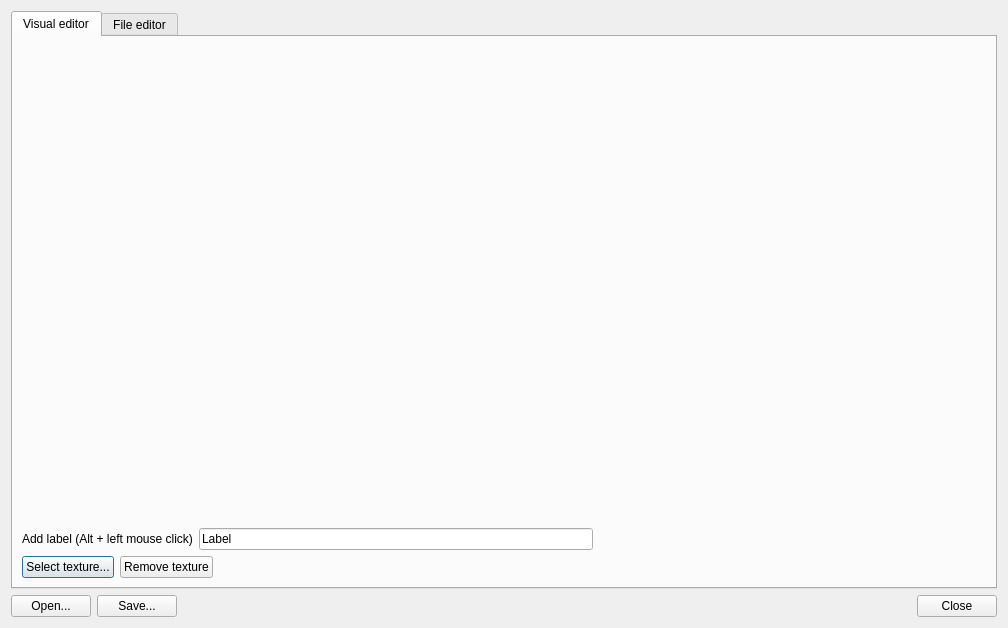
<?xml version="1.0" encoding="UTF-8"?>
<ui version="4.0">
 <class>CHorizonEditor</class>
 <widget class="QDialog" name="CHorizonEditor">
  <property name="geometry">
   <rect>
    <x>0</x>
    <y>0</y>
    <width>1008</width>
    <height>628</height>
   </rect>
  </property>
  <property name="windowTitle">
   <string>Horion editor</string>
  </property>
  <layout class="QVBoxLayout" name="verticalLayout_2">
   <item>
    <layout class="QVBoxLayout" name="verticalLayout">
     <item>
      <widget class="QTabWidget" name="tabWidget">
       <property name="currentIndex">
        <number>0</number>
       </property>
       <widget class="QWidget" name="tab">
        <attribute name="title">
         <string>Visual editor</string>
        </attribute>
        <layout class="QVBoxLayout" name="verticalLayout_4">
         <item>
          <widget class="CHorizonWidget" name="frame">
           <property name="cursor">
            <cursorShape>CrossCursor</cursorShape>
           </property>
           <layout class="QVBoxLayout" name="verticalLayout_7"/>
          </widget>
         </item>
         <item>
          <layout class="QVBoxLayout" name="verticalLayout_3" stretch="0,0">
           <item>
            <layout class="QHBoxLayout" name="horizontalLayout">
             <item>
              <widget class="QLabel" name="label">
               <property name="text">
                <string>Add label (Alt + left mouse click)</string>
               </property>
              </widget>
             </item>
             <item>
              <widget class="QLineEdit" name="lineEdit">
               <property name="text">
                <string>Label</string>
               </property>
              </widget>
             </item>
             <item>
              <spacer name="horizontalSpacer">
               <property name="orientation">
                <enum>Qt::Horizontal</enum>
               </property>
               <property name="sizeHint" stdset="0">
                <size>
                 <width>40</width>
                 <height>20</height>
                </size>
               </property>
              </spacer>
             </item>
            </layout>
           </item>
           <item>
            <layout class="QHBoxLayout" name="horizontalLayout_3">
             <item>
              <widget class="QPushButton" name="pushButton_4">
               <property name="text">
                <string>Select texture...</string>
               </property>
              </widget>
             </item>
             <item>
              <widget class="QPushButton" name="pushButton_5">
               <property name="text">
                <string>Remove texture</string>
               </property>
              </widget>
             </item>
             <item>
              <spacer name="horizontalSpacer_3">
               <property name="orientation">
                <enum>Qt::Horizontal</enum>
               </property>
               <property name="sizeHint" stdset="0">
                <size>
                 <width>40</width>
                 <height>20</height>
                </size>
               </property>
              </spacer>
             </item>
            </layout>
           </item>
          </layout>
         </item>
        </layout>
       </widget>
       <widget class="QWidget" name="tab_2">
        <attribute name="title">
         <string>File editor</string>
        </attribute>
        <layout class="QVBoxLayout" name="verticalLayout_6">
         <item>
          <layout class="QVBoxLayout" name="verticalLayout_5">
           <item>
            <widget class="QPlainTextEdit" name="plainTextEdit"/>
           </item>
          </layout>
         </item>
        </layout>
       </widget>
      </widget>
     </item>
    </layout>
   </item>
   <item>
    <layout class="QHBoxLayout" name="horizontalLayout_2">
     <item>
      <widget class="QPushButton" name="pushButton">
       <property name="text">
        <string>Open...</string>
       </property>
      </widget>
     </item>
     <item>
      <widget class="QPushButton" name="pushButton_2">
       <property name="text">
        <string>Save...</string>
       </property>
      </widget>
     </item>
     <item>
      <spacer name="horizontalSpacer_2">
       <property name="orientation">
        <enum>Qt::Horizontal</enum>
       </property>
       <property name="sizeHint" stdset="0">
        <size>
         <width>40</width>
         <height>20</height>
        </size>
       </property>
      </spacer>
     </item>
     <item>
      <widget class="QPushButton" name="pushButton_3">
       <property name="text">
        <string>Close</string>
       </property>
      </widget>
     </item>
    </layout>
   </item>
  </layout>
 </widget>
 <customwidgets>
  <customwidget>
   <class>CHorizonWidget</class>
   <extends>QFrame</extends>
   <header>chorizonwidget.h</header>
   <container>1</container>
  </customwidget>
 </customwidgets>
 <resources/>
 <connections/>
</ui>
